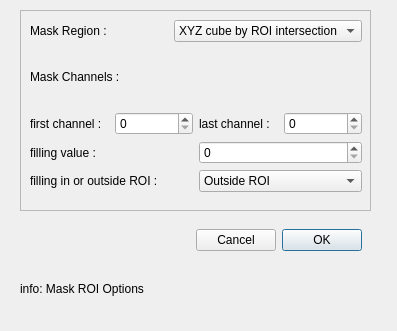
<ui version="4.0" >
 <class>Dialog_MaskROI</class>
 <widget class="QDialog" name="Dialog_MaskROI" >
  <property name="geometry" >
   <rect>
    <x>0</x>
    <y>0</y>
    <width>397</width>
    <height>331</height>
   </rect>
  </property>
  <property name="windowTitle" >
   <string>Dialog</string>
  </property>
  <widget class="QFrame" name="frame" >
   <property name="geometry" >
    <rect>
     <x>20</x>
     <y>10</y>
     <width>351</width>
     <height>201</height>
    </rect>
   </property>
   <property name="frameShape" >
    <enum>QFrame::StyledPanel</enum>
   </property>
   <property name="frameShadow" >
    <enum>QFrame::Raised</enum>
   </property>
  </widget>
  <widget class="QWidget" name="layoutWidget" >
   <property name="geometry" >
    <rect>
     <x>30</x>
     <y>20</y>
     <width>332</width>
     <height>172</height>
    </rect>
   </property>
   <layout class="QGridLayout" name="gridLayout" >
    <item row="0" column="0" >
     <layout class="QHBoxLayout" name="horizontalLayout" >
      <item>
       <widget class="QLabel" name="label" >
        <property name="text" >
         <string>Mask Region :</string>
        </property>
       </widget>
      </item>
      <item>
       <widget class="QComboBox" name="maskregionBox" >
        <item>
         <property name="text" >
          <string>XYZ cube by ROI intersection</string>
         </property>
        </item>
        <item>
         <property name="text" >
          <string>XYZ cube by ROI union</string>
         </property>
        </item>
        <item>
         <property name="text" >
          <string>XY Plane only</string>
         </property>
        </item>
        <item>
         <property name="text" >
          <string>YZ Plane only</string>
         </property>
        </item>
        <item>
         <property name="text" >
          <string>ZX Plane only</string>
         </property>
        </item>
       </widget>
      </item>
     </layout>
    </item>
    <item row="1" column="0" >
     <layout class="QHBoxLayout" name="horizontalLayout_6" >
      <item>
       <widget class="QLabel" name="label_2" >
        <property name="text" >
         <string>Mask Channels :</string>
        </property>
       </widget>
      </item>
      <item>
       <widget class="QLabel" name="label_7" >
        <property name="text" >
         <string/>
        </property>
       </widget>
      </item>
     </layout>
    </item>
    <item row="2" column="0" >
     <layout class="QHBoxLayout" name="horizontalLayout_5" >
      <item>
       <widget class="QLabel" name="label_3" >
        <property name="text" >
         <string>first channel :</string>
        </property>
       </widget>
      </item>
      <item>
       <widget class="QSpinBox" name="firstchannelBox" />
      </item>
      <item>
       <widget class="QLabel" name="label_4" >
        <property name="text" >
         <string>last channel :</string>
        </property>
       </widget>
      </item>
      <item>
       <widget class="QSpinBox" name="lastchannelBox" />
      </item>
     </layout>
    </item>
    <item row="3" column="0" >
     <layout class="QHBoxLayout" name="horizontalLayout_4" >
      <item>
       <widget class="QLabel" name="label_5" >
        <property name="text" >
         <string>filling value :</string>
        </property>
       </widget>
      </item>
      <item>
       <widget class="QSpinBox" name="fillingvalueBox" />
      </item>
     </layout>
    </item>
    <item row="4" column="0" >
     <layout class="QHBoxLayout" name="horizontalLayout_3" >
      <item>
       <widget class="QLabel" name="label_6" >
        <property name="text" >
         <string>filling in or outside ROI :</string>
        </property>
       </widget>
      </item>
      <item>
       <widget class="QComboBox" name="fillingroiBox" >
        <item>
         <property name="text" >
          <string>Outside ROI</string>
         </property>
        </item>
        <item>
         <property name="text" >
          <string>Inside ROI</string>
         </property>
        </item>
       </widget>
      </item>
     </layout>
    </item>
   </layout>
  </widget>
  <widget class="QLabel" name="infolabel" >
   <property name="geometry" >
    <rect>
     <x>20</x>
     <y>280</y>
     <width>332</width>
     <height>18</height>
    </rect>
   </property>
   <property name="text" >
    <string>info: Mask ROI Options</string>
   </property>
  </widget>
  <widget class="QWidget" name="layoutWidget" >
   <property name="geometry" >
    <rect>
     <x>30</x>
     <y>224</y>
     <width>332</width>
     <height>32</height>
    </rect>
   </property>
   <layout class="QHBoxLayout" name="horizontalLayout_2" >
    <item>
     <spacer name="horizontalSpacer" >
      <property name="orientation" >
       <enum>Qt::Horizontal</enum>
      </property>
      <property name="sizeHint" stdset="0" >
       <size>
        <width>40</width>
        <height>20</height>
       </size>
      </property>
     </spacer>
    </item>
    <item>
     <widget class="QPushButton" name="cancelButton" >
      <property name="text" >
       <string>Cancel</string>
      </property>
     </widget>
    </item>
    <item>
     <widget class="QPushButton" name="okButton" >
      <property name="text" >
       <string>OK</string>
      </property>
      <property name="default" >
       <bool>true</bool>
      </property>
     </widget>
    </item>
   </layout>
  </widget>
 </widget>
 <resources/>
 <connections/>
</ui>
